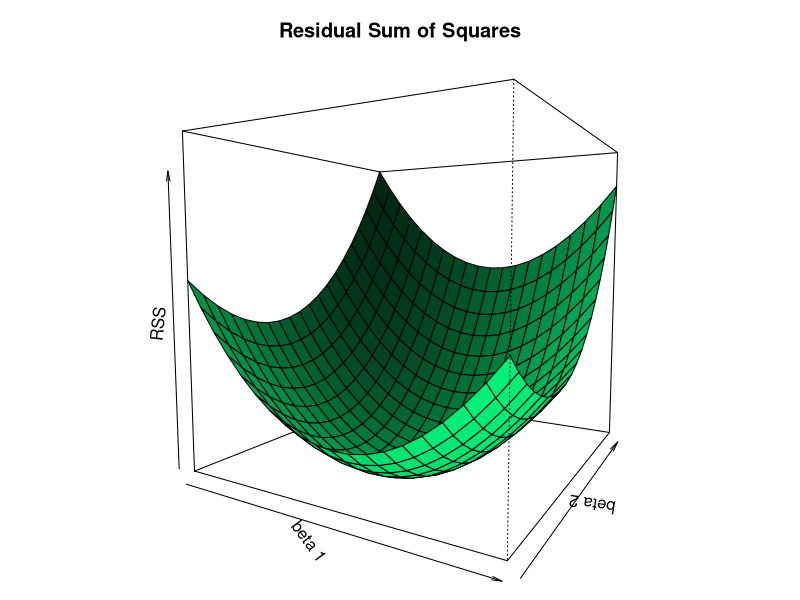

Reproduce this figure in R.
## ---- chunk 1
    # generate data for a simple linear regression 
    set.seed(20)
    n = 100
    x <- cbind(1, rnorm(n))
    y <- x %*% c(1, 0.5) + rnorm(n)
    
    # calculate the residual sum of squares for a grid of beta values
    rss <- function(b, x, y) sum((y - x %*% b)^2)
    b1 <- b2 <- seq(0, 2, length= 20)
    z = matrix(apply(expand.grid(b1, b2), 1, rss, x, y), 20, 20)
    
    # 3d plot for RSS
    par(mar = c(1,1,3,1))
    persp(b1, b2, z, xlab = "beta 1", ylab = "beta 2", zlab = "RSS",
          main="Residual Sum of Squares", col = "springgreen", shade = 0.6,
          theta = 30, phi = 5)
    
    # The solution can be solved by any optimization algorithm 
    optim(c(0, 0), rss, x = x, y = y)$par
